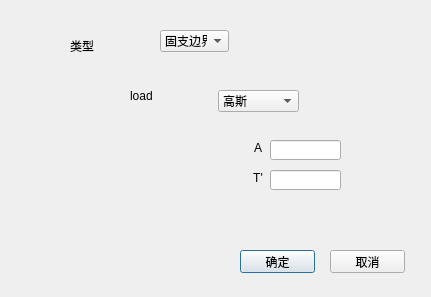
<?xml version="1.0" encoding="UTF-8"?>
<ui version="4.0">
 <class>AddBoudingStr</class>
 <widget class="QDialog" name="AddBoudingStr">
  <property name="geometry">
   <rect>
    <x>0</x>
    <y>0</y>
    <width>431</width>
    <height>297</height>
   </rect>
  </property>
  <property name="windowTitle">
   <string>bounding</string>
  </property>
  <widget class="QLabel" name="label">
   <property name="geometry">
    <rect>
     <x>70</x>
     <y>40</y>
     <width>54</width>
     <height>12</height>
    </rect>
   </property>
   <property name="text">
    <string>类型</string>
   </property>
  </widget>
  <widget class="QComboBox" name="comboBox">
   <property name="geometry">
    <rect>
     <x>160</x>
     <y>30</y>
     <width>69</width>
     <height>22</height>
    </rect>
   </property>
   <property name="currentIndex">
    <number>0</number>
   </property>
   <item>
    <property name="text">
     <string>固支边界</string>
    </property>
   </item>
   <item>
    <property name="text">
     <string>均布力边界</string>
    </property>
   </item>
   <item>
    <property name="text">
     <string>简支边界</string>
    </property>
   </item>
   <item>
    <property name="text">
     <string>自由边界</string>
    </property>
   </item>
  </widget>
  <widget class="QStackedWidget" name="stackedWidget">
   <property name="geometry">
    <rect>
     <x>60</x>
     <y>70</y>
     <width>321</width>
     <height>131</height>
    </rect>
   </property>
   <property name="currentIndex">
    <number>1</number>
   </property>
   <widget class="QWidget" name="page_3"/>
   <widget class="QWidget" name="page_4">
    <widget class="QComboBox" name="comboBox_3">
     <property name="geometry">
      <rect>
       <x>158</x>
       <y>20</y>
       <width>81</width>
       <height>22</height>
      </rect>
     </property>
     <item>
      <property name="text">
       <string>高斯</string>
      </property>
     </item>
     <item>
      <property name="text">
       <string>随机</string>
      </property>
     </item>
     <item>
      <property name="text">
       <string>单频</string>
      </property>
     </item>
    </widget>
    <widget class="QLabel" name="label_4">
     <property name="geometry">
      <rect>
       <x>70</x>
       <y>20</y>
       <width>54</width>
       <height>12</height>
      </rect>
     </property>
     <property name="text">
      <string>load</string>
     </property>
    </widget>
    <widget class="QStackedWidget" name="stackedWidget_2">
     <property name="geometry">
      <rect>
       <x>20</x>
       <y>50</y>
       <width>291</width>
       <height>71</height>
      </rect>
     </property>
     <property name="currentIndex">
      <number>0</number>
     </property>
     <widget class="QWidget" name="page_12">
      <widget class="QLabel" name="label_19">
       <property name="geometry">
        <rect>
         <x>0</x>
         <y>20</y>
         <width>171</width>
         <height>41</height>
        </rect>
       </property>
       <property name="text">
        <string/>
       </property>
       <property name="pixmap">
        <pixmap resource="res.qrc">:/new/images/formula4.png</pixmap>
       </property>
      </widget>
      <widget class="QLabel" name="label_20">
       <property name="geometry">
        <rect>
         <x>170</x>
         <y>20</y>
         <width>16</width>
         <height>16</height>
        </rect>
       </property>
       <property name="minimumSize">
        <size>
         <width>8</width>
         <height>0</height>
        </size>
       </property>
       <property name="text">
        <string>A</string>
       </property>
       <property name="alignment">
        <set>Qt::AlignCenter</set>
       </property>
      </widget>
      <widget class="QLineEdit" name="lineEdit_12">
       <property name="geometry">
        <rect>
         <x>190</x>
         <y>20</y>
         <width>71</width>
         <height>20</height>
        </rect>
       </property>
       <property name="sizePolicy">
        <sizepolicy hsizetype="Ignored" vsizetype="Fixed">
         <horstretch>0</horstretch>
         <verstretch>0</verstretch>
        </sizepolicy>
       </property>
       <property name="minimumSize">
        <size>
         <width>20</width>
         <height>0</height>
        </size>
       </property>
      </widget>
      <widget class="QLabel" name="label_21">
       <property name="geometry">
        <rect>
         <x>170</x>
         <y>50</y>
         <width>16</width>
         <height>16</height>
        </rect>
       </property>
       <property name="minimumSize">
        <size>
         <width>8</width>
         <height>0</height>
        </size>
       </property>
       <property name="text">
        <string>T'</string>
       </property>
       <property name="alignment">
        <set>Qt::AlignCenter</set>
       </property>
      </widget>
      <widget class="QLineEdit" name="lineEdit_13">
       <property name="geometry">
        <rect>
         <x>190</x>
         <y>50</y>
         <width>71</width>
         <height>20</height>
        </rect>
       </property>
       <property name="sizePolicy">
        <sizepolicy hsizetype="Ignored" vsizetype="Fixed">
         <horstretch>0</horstretch>
         <verstretch>0</verstretch>
        </sizepolicy>
       </property>
      </widget>
     </widget>
     <widget class="QWidget" name="page_13">
      <widget class="QLabel" name="label_22">
       <property name="geometry">
        <rect>
         <x>10</x>
         <y>20</y>
         <width>171</width>
         <height>41</height>
        </rect>
       </property>
       <property name="text">
        <string/>
       </property>
       <property name="pixmap">
        <pixmap resource="res.qrc">:/new/images/formula5.png</pixmap>
       </property>
      </widget>
     </widget>
     <widget class="QWidget" name="page_14">
      <widget class="QLabel" name="label_23">
       <property name="geometry">
        <rect>
         <x>10</x>
         <y>30</y>
         <width>151</width>
         <height>36</height>
        </rect>
       </property>
       <property name="text">
        <string/>
       </property>
       <property name="pixmap">
        <pixmap resource="res.qrc">:/new/images/formula6.png</pixmap>
       </property>
      </widget>
      <widget class="QLabel" name="label_24">
       <property name="geometry">
        <rect>
         <x>170</x>
         <y>20</y>
         <width>16</width>
         <height>16</height>
        </rect>
       </property>
       <property name="minimumSize">
        <size>
         <width>8</width>
         <height>0</height>
        </size>
       </property>
       <property name="text">
        <string>A</string>
       </property>
       <property name="alignment">
        <set>Qt::AlignCenter</set>
       </property>
      </widget>
      <widget class="QLineEdit" name="lineEdit_14">
       <property name="geometry">
        <rect>
         <x>190</x>
         <y>20</y>
         <width>71</width>
         <height>20</height>
        </rect>
       </property>
       <property name="sizePolicy">
        <sizepolicy hsizetype="Ignored" vsizetype="Fixed">
         <horstretch>0</horstretch>
         <verstretch>0</verstretch>
        </sizepolicy>
       </property>
      </widget>
      <widget class="QLabel" name="label_25">
       <property name="geometry">
        <rect>
         <x>170</x>
         <y>50</y>
         <width>16</width>
         <height>16</height>
        </rect>
       </property>
       <property name="minimumSize">
        <size>
         <width>4</width>
         <height>0</height>
        </size>
       </property>
       <property name="text">
        <string>ω</string>
       </property>
       <property name="alignment">
        <set>Qt::AlignCenter</set>
       </property>
      </widget>
      <widget class="QLineEdit" name="lineEdit_15">
       <property name="geometry">
        <rect>
         <x>190</x>
         <y>50</y>
         <width>71</width>
         <height>20</height>
        </rect>
       </property>
       <property name="sizePolicy">
        <sizepolicy hsizetype="Ignored" vsizetype="Fixed">
         <horstretch>0</horstretch>
         <verstretch>0</verstretch>
        </sizepolicy>
       </property>
      </widget>
     </widget>
    </widget>
   </widget>
   <widget class="QWidget" name="page_5"/>
   <widget class="QWidget" name="page"/>
  </widget>
  <widget class="QPushButton" name="pushButton">
   <property name="geometry">
    <rect>
     <x>240</x>
     <y>250</y>
     <width>75</width>
     <height>23</height>
    </rect>
   </property>
   <property name="text">
    <string>确定</string>
   </property>
  </widget>
  <widget class="QPushButton" name="pushButton_2">
   <property name="geometry">
    <rect>
     <x>330</x>
     <y>250</y>
     <width>75</width>
     <height>23</height>
    </rect>
   </property>
   <property name="text">
    <string>取消</string>
   </property>
  </widget>
 </widget>
 <resources>
  <include location="res.qrc"/>
 </resources>
 <connections>
  <connection>
   <sender>comboBox</sender>
   <signal>currentIndexChanged(int)</signal>
   <receiver>stackedWidget</receiver>
   <slot>setCurrentIndex(int)</slot>
   <hints>
    <hint type="sourcelabel">
     <x>206</x>
     <y>35</y>
    </hint>
    <hint type="destinationlabel">
     <x>256</x>
     <y>229</y>
    </hint>
   </hints>
  </connection>
  <connection>
   <sender>comboBox_3</sender>
   <signal>currentIndexChanged(int)</signal>
   <receiver>stackedWidget_2</receiver>
   <slot>setCurrentIndex(int)</slot>
   <hints>
    <hint type="sourcelabel">
     <x>287</x>
     <y>141</y>
    </hint>
    <hint type="destinationlabel">
     <x>310</x>
     <y>182</y>
    </hint>
   </hints>
  </connection>
 </connections>
</ui>
